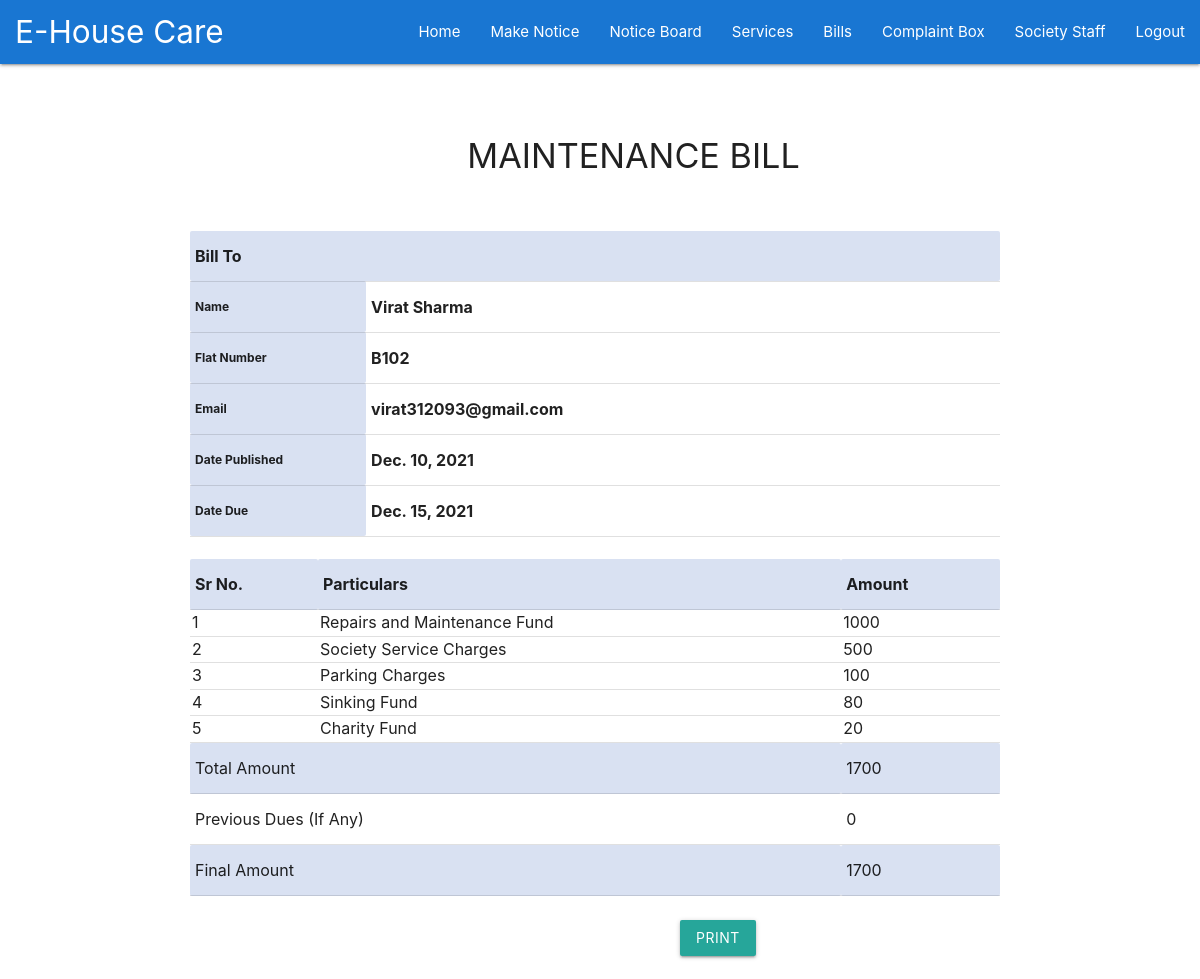
The page /1/ (signed in) on the database its author committed.
### main/models.py (models this page shows, shortened)
class Profile(models.Model):
    user = models.OneToOneField(User, null=True, on_delete=models.CASCADE)
    name = models.CharField(max_length=100, null=True)
    email = models.EmailField()
    age = models.IntegerField(blank=True)
    flat_no = models.CharField(max_length=10)
    phone_number = models.IntegerField()

class Bills(models.Model):
    user = models.ForeignKey(User, null=True, on_delete=models.CASCADE)
    repairs_maintenance_charges = models.IntegerField()
    society_service_charges = models.IntegerField()
    sinking_fund_charges = models.IntegerField(default=80)
    parking_charges = models.IntegerField(default=100)
    charity_charges = models.IntegerField(default=20)
    previous_dues = models.IntegerField(default=0, null=True)
    publish_date = models.DateField(default=datetime.date.today, blank=True)
    due_date = models.DateField()
    flat_no_and_date = models.CharField(max_length=100)

### main/views.py (the view)
# urls.py: path('<int:bill_id>/', views.viewbill, name='viewbill'),
def viewbill(request, bill_id):
    bill = model_to_dict(Bills.objects.get(pk = bill_id))
    username = request.user.get_username()
    for user1 in Profile.objects.all():
        if username == user1.user.username:
            prof = user1
    total = bill['repairs_maintenance_charges'] + bill['society_service_charges'] + bill['charity_charges'] + bill['sinking_fund_charges'] + bill['parking_charges']
    final = total + bill['previous_dues']
    context={'bill':bill, 'profile':prof, 'total':total, 'final':final}
    return render(request, 'main/viewbill.html', context )

### main/templates/main/viewbill.html (shortened to what this page needs)
{% extends "main/header.html" %} {% block content %}
<head>
</head>
<body class="A4 portrait">
<section class="sheet" id="content-print">
<div id="printableArea">
    <div class="box-body" id="box_data" style="display: flex;padding: 5px 10px 0 10px;margin-bottom: -21px;">
        <div style="width: 100%;padding-right: 10px;" class="col-md-12">
            <div class="row">
                <div class="col-lg-4" style="width: 70%;padding-left: 20px;">
                    <h4 style="text-align:center;">MAINTENANCE BILL</h4>
                </div>
            </div>
            <br>
            <table width="100%" border="1">
                <tr style="background: rgba(217,225,242,1.0)">
                    <th class="text-center" colspan="2" style="width: 25%;">Bill To</th>
                </tr>
                <tr>
                    <th style="width: 5%;font-size: 12px;background: rgba(217,225,242,1.0)">Name</th>
                    <th>{{profile.name}}</th>
                </tr>
                <tr>
                    <th style="width: 5%;font-size: 12px;background: rgba(217,225,242,1.0)">Flat Number</th>
                    <th>{{profile.flat_no}}</th>
                </tr>
                <tr>
                    <th style="width: 5%;font-size: 12px;background: rgba(217,225,242,1.0)">Email</th>
                    <th>{{profile.email}}</th>
                </tr>
                <tr>
                    <th style="width: 5%;font-size: 12px;background: rgba(217,225,242,1.0)">Date Published</th>
                    <th>{{bill.publish_date}}</th>
                </tr>
                <tr>
                    <th style="width: 5%;font-size: 12px;background: rgba(217,225,242,1.0)">Date Due</th>
                    <th>{{bill.due_date}}</th>
                </tr>
            </table>
            <br>
            <table width="100%" border="1px">
                <tr style="background: rgba(217,225,242,1.0);">
                    <th class="text-center">
                        Sr No.
                    </th>
                    <th class="text-center" colspan="3">
                        Particulars
                    </th>
                    <th class="text-center">
                        Amount
                    </th>
                </tr>
                <tbody>
                <tr><td>1</td><td colspan="3">Repairs and Maintenance Fund</td><td>{{bill.repairs_maintenance_charges}}</td></tr>
                <tr><td>2</td><td colspan="3">Society Service Charges</td><td>{{bill.society_service_charges}}</td></tr>
                <tr><td>3</td><td colspan="3">Parking Charges</td><td>{{bill.parking_charges}}</td></tr>
                <tr><td>4</td><td colspan="3">Sinking Fund</td><td>{{bill.sinking_fund_charges}}</td></tr>
                <tr><td>5</td><td colspan="3">Charity Fund</td><td>{{bill.charity_charges}}</td></tr>
                </tbody>
                <tfoot>
                <tr style="background: rgba(217,225,242,1.0);">
                    <td colspan="4">Total Amount</td>
                    <td colspan="1">{{total}}</td>
                </tr>
                <tr>
                  <td colspan="4">Previous Dues (If Any)</td>
                  <td colspan="1">{{bill.previous_dues}}</td>
                </tr>
                <tr style="background: rgba(217,225,242,1.0);">
                    <td colspan="4">Final Amount</td>
                    <td>{{final}}</td>
                </tr>
                </tfoot>
            </table>
            <br>
        </div>
    </div>
</div><br>
<a href="javascript:void(0);" class="btn" onclick="printPageArea('printableArea')">Print</a><br><br>
</section>
</body>
{% endblock %}

### main/templates/main/viewbill.html (style rules this page uses)
.row::after { content: ""; clear: both; display: table; }
table tbody tr td { padding: 2px !important; line-height: 1.35 !important; }
a.btn { position:relative; left:500px; }
h4 { position:relative; left:150px; }

### rows shown on the page
Profile: name "Virat Sharma", flat_no "B102", email "virat312093@gmail.com"
Bills: publish_date "Dec. 10, 2021", due_date "Dec. 15, 2021"

### other values the page prints
{{ bill.repairs_maintenance_charges }} "1000"
{{ bill.society_service_charges }} "500"
{{ bill.parking_charges }} "100"
{{ bill.sinking_fund_charges }} "80"
{{ bill.charity_charges }} "20"
{{ total }} "1700"
{{ bill.previous_dues }} "0"
{{ final }} "1700"
